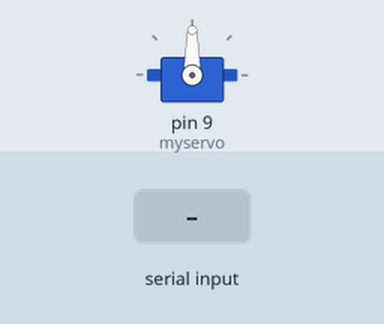
This sketch was run on a simulated Arduino Uno, built with avr-gcc and run on an emulated ATmega328P. Shown: servo. The inputs (shaded band) are chosen by the test bench.

Above: at 1.2 s.
1.3 s: "90,45\n" received over Serial
At 2.8 s:
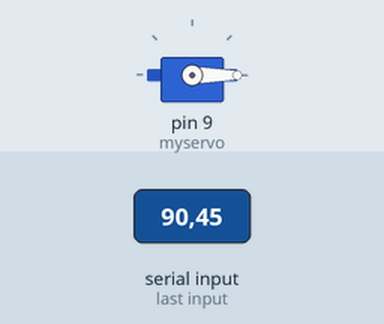
3.8 s: "30,150\n" received over Serial
At 4.6 s:
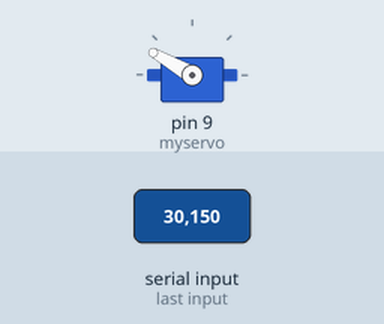
6.3 s: "200\n" received over Serial
At 7.0 s:
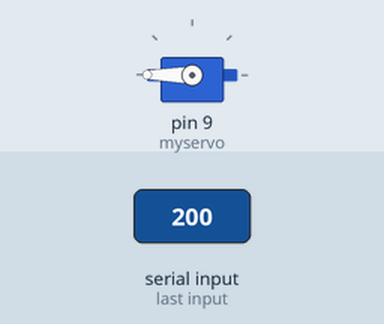
Timing chart, 0 to 9.3 s (numbered marks = the images above; inputs shaded):
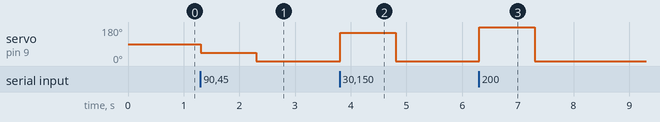

Measured:
- after the input at 1.3 s, servo on pin 9 (myservo): 90° → 45° at once, → 0° 1.0 s later
- after the input at 3.8 s, servo on pin 9 (myservo): 0° → 150° at once, → 0° 1.0 s later
- after the input at 6.3 s, servo on pin 9 (myservo): 0° → 180° at once, → 0° 1.0 s later

The sketch:

Lanview_Servo_Control.ino
```cpp
/*
 Controlling a servo position using a potentiometer (variable resistor)
 by Michal Rinott <http://people.interaction-ivrea.it/m.rinott>

 modified on 8 Nov 2013
 by Scott Fitzgerald
 http://www.arduino.cc/en/Tutorial/Knob
*/

#include <Servo.h>

Servo myservo;  // create servo object to control a servo


long val;    // variable to read the value from the analog pin

void setup() {
  pinMode(9,OUTPUT);
  myservo.attach(9);  // attaches the servo on pin 9 to the servo object
  Serial.begin(9600);
}

void loop() {
  while(Serial.available()>0){
  val=Serial.parseInt();;

  // reads the value of the potentiometer (value between 0 and 1023)
  myservo.write(val);                  // sets the servo position according to the scaled value
                           // waits for the servo to get there
}}
```
